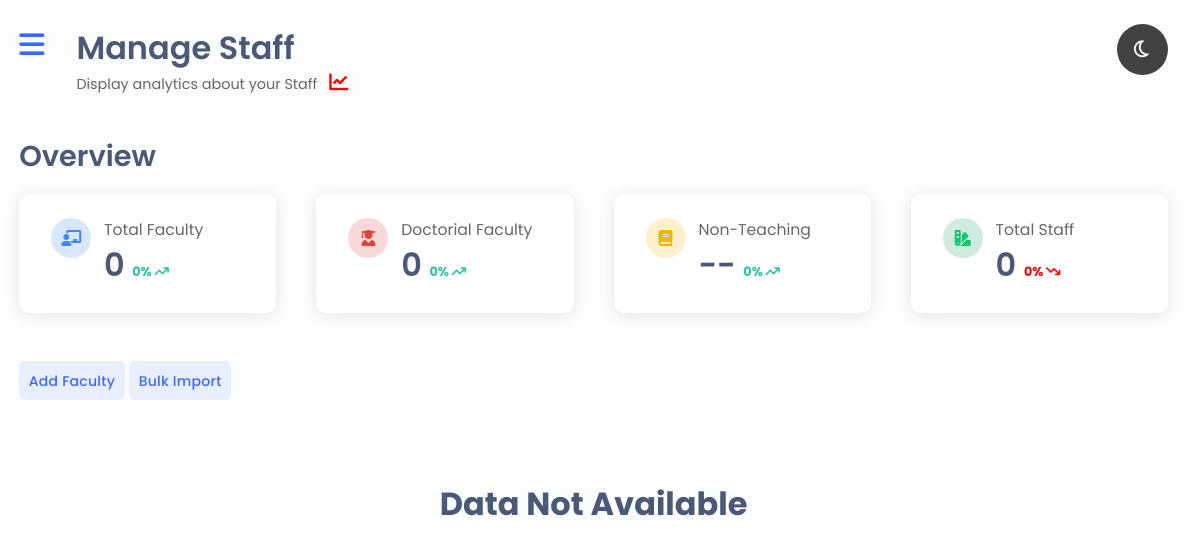
/staff/manage_staff/, run on an earlier commit of the app's database.
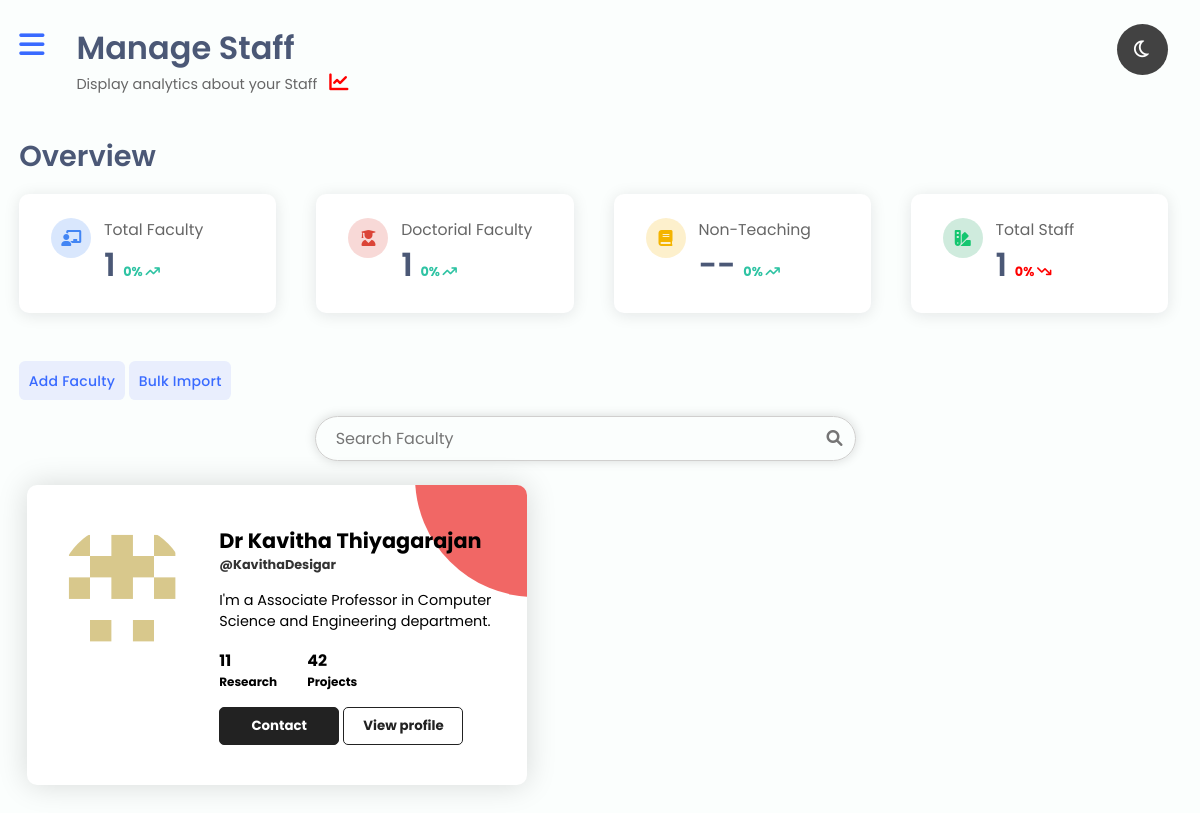
And on a later commit of the database.
### akira_apps/staff/models.py (models this page shows, shortened)
class Staff(models.Model):
    BRANCH_CHOICES = [
        ("","Branch Name"),
        ("Computer Science and Engineering","Computer Science and Engineering"),
        ("Aerospace/aeronautical Engineering","Aerospace/aeronautical Engineering"),
        ("Chemical Engineering","Chemical Engineering"),
        ("Civil Engineering","Civil Engineering"),
        ("Electronics and Communications Engineering","Electronics and Communications Engineering"),
        ("Electrical and Electronics Engineering","Electrical and Electronics Engineering"),
        ("Petroleum Engineering","Petroleum Engineering"),
        ("Bio Technology","Bio Technology"),
        ("Mechanical Engineering","Mechanical Engineering"),
    ]
    id = models.UUIDField(primary_key = True, unique = True, default = uuid.uuid4, editable = False)
    user = models.OneToOneField(User, unique=True, on_delete = models.CASCADE)
    name_prefix = models.CharField(max_length = 10, blank = True, null = True)
    gender = models.CharField(max_length=14, choices = GENDER_CHOICES, default=1)
    date_of_birth = models.DateField(default='1975-01-01')
    door_no = models.CharField(max_length=100, default="A-BCD, On Earth")
    zip_code = models.CharField(max_length=8, default="123456")
    city_name = models.CharField(max_length=50, default="Vijayawada")
    state_name = models.CharField(max_length=50, default="Andhra Pradesh")
    country_name = models.CharField(max_length=50, default="India")
    profile_pic = models.ImageField(null=True, blank=True, upload_to='staffs/')
    current_medical_issue = models.TextField(max_length=50)
    blood_group = models.CharField(max_length=18, choices = BLOOD_GROUP_CHOICES, default=1)
    branch = models.CharField(max_length = 50, choices = BRANCH_CHOICES, default=1)
    created_at = models.DateTimeField(auto_now_add=True)
    class Meta:
        ordering = ["created_at"]

### akira_apps/staff/views.py (the view)
# urls.py: path('manage_staff/', views.manage_staff, name = 'manage_staff'),
def manage_staff(request):
    staffs = Staff.objects.all()
    doctorial_faculty = Staff.objects.filter(name_prefix='Dr')
    courses = CourseMC.objects.all()
    context = {
        "staffs":staffs,
        "doctorial_faculty":doctorial_faculty,
        "courses":courses,
    }
    return render(request, 'staff/staff_templates/manage_staff/manage_faculty.html', context)

### akira_apps/staff/templatetags/user_group.py (called while the page is built)
@register.filter
def user_group(value):
    user = User.objects.get(username=value)
    groupList = ', '.join(map(str, user.groups.all()))
    return groupList

### akira_apps/staff/templates/staff/staff_templates/manage_staff/manage_faculty.html (shortened to what this page needs)
{% extends 'side_panel-navbar_dashboard.html' %}
{% load static %}
{% load user_group %}
{% block content %}
{% block analytics-text %}
<h1>Manage Staff</h1>
<p>Display analytics about your Staff <span class="fas fa-chart-line"></span> </p>
{% endblock %}
{% block analytic-overview %}
<section>
  <h3 class="section-head">Overview</h3>
</section>
<div class="analytics">
  <div class="analytic">
      <div class="analytic-icon">
          <span class="fas fa-chalkboard-teacher"></span>
      </div>
      <div class="analytic-info">
          <h4>Total Faculty</h4>
          <h1>{{ staffs|length }} <small class="text-success">0% <i class="fa-solid fa-arrow-trend-up"></i></small></h1>
      </div>
  </div>
  <div class="analytic">
    <div class="analytic-icon">
        <span class="fas fa-user-graduate"></span>
    </div>
    <div class="analytic-info">
        <h4>Doctorial Faculty</h4>
        <h1>{{ doctorial_faculty|length }} <small class="text-success">0% <i class="fa-solid fa-arrow-trend-up"></i></small></h1>
    </div>
  </div>
  <div class="analytic">
      <div class="analytic-icon">
          <span class="fas fa-book"></span>
      </div>
      <div class="analytic-info">
          <h4>Non-Teaching</h4>
          <h1>-- <small class="text-success">0% <i class="fa-solid fa-arrow-trend-up"></i></small></h1>
      </div>
  </div>
  <div class="analytic">
    <div class="analytic-icon">
        <span class="fas fa-swatchbook"></span>
    </div>
    <div class="analytic-info">
        <h4>Total Staff</h4>
        <h1>{{ staffs|length }} <small class="text-danger">0% <i class="fa-solid fa-arrow-trend-down"></i></small></h1>
    </div>
  </div>
</div>
{% endblock %}
{% block manage-faculty %}
<button onClick='window.location="{% url 'add_staff' %}"' class="add-faculty">Add Faculty</button>
<button id="showFormBulkImport" class="add-faculty">Bulk Import</button>
{% if staffs %}
<div class="search-box-container">
  <form method="post" action="" class="form-elements">
    <input type="text" name="search-faculty" id="search-bar" placeholder="Search Faculty" autocomplete="off" required>
    <button type="submit" class="search-icon"><i class="fa-solid fa-magnifying-glass"></i></button>
  </form>
</div>
<div class="list-all-faculty">
  {% for staff in staffs %}
  <div class="staff-profile-card"
  {% if staff.user|user_group == "Head of the Department" %}
  style="--card-top-color: #4172f5aa;"
  {% elif staff.name_prefix == "Dr" %}
  style="--card-top-color: #ef5350e0;"
  {% else %}
  style="--card-top-color: #14c66fab;"
  {% endif %}
  >
    <div class="staff-profile-img">
      <img
        {% if not staff.profile_pic %}
        src="{% get_static_prefix %}Default User Profile Photo/{{staff.user.first_name|capfirst|first}}.png"
        {% else %}
        src="{{ staff.profile_pic.url }}"
        {% endif %}
        alt="staff Profile Pic">
    </div>
    <div class="staff-profile-infos">
      <div class="staff-profile-name">
        <h2>{{ staff.name_prefix }} {{ staff.user.first_name|title }} {{ staff.user.last_name|title }}</h2>
        <h4>@{{ staff.user.username }}</h4>
      </div>
      <p class="staff-profile-text">
        I'm {% if staff.user|user_group == "Head of the Department" %} the {% else %} a {% endif %} {{ staff.user|user_group }} in {{ staff.branch }} department.
      </p>
      <ul class="staff-profile-stats">
        <li>
          <h3>11</h3>
          <h4>Research</h4>
        </li>
        <li>
          <h3>42</h3>
          <h4>Projects</h4>
        </li>
      </ul>
      <div class="staff-profile-links">
        <button class="staff-profile-follow">Contact</button>
        <button class="staff-profile-view" onclick="document.location='{% url 'view_staff' staff.user.username %}'">View profile</button>
      </div>
    </div>
  </div>
  {% endfor %}
</div>
{% else %}
<h1 style="text-align: center; margin-top: 5rem; color: var(--large-text-color);">Data Not Available</h1>
{% endif %}
{% endblock %}
{% endblock %}

### templates/side_panel-navbar_dashboard.html (shortened to what this page needs)
{% load static %}
{% load user_group %}
<!DOCTYPE html>
<html lang="en">
<head>
    <link rel="stylesheet" href="{% static 'styles/dashboard.css' %}">
    <link href="{% static 'fontawesome/css/all.css' %}" rel="stylesheet">
    <link href="{% static 'fontawesome/css/fontawesome.css' %}" rel="stylesheet">
    <link href="{% static 'fontawesome/css/brands.css' %}" rel="stylesheet">
    <link href="{% static 'fontawesome/css/solid.css' %}" rel="stylesheet">
</head>
<body>
    {% include 'messages.html' %}
    {% include 'check_internet_connection.html' %}
    <div class="main-content">
        <header>
            <div class="header-title-wrapper">
                <label for="menu-toggle">
                    <span class="fas fa-bars pointer-cursor"></span>
                </label>
                <div class="header-title">
                    {% block analytics-text %}{% endblock %}
                </div>
            </div>
            <div class="header-action">
                <button  class="btn btn-main theme-animation" id="dark-mode-toggle">
                    <span id="theme"></span>
                </button>
            </div>
        </header>
        <main>
            {% block analytic-overview %}{% endblock %}
            {% block manage-faculty %} {% endblock %}
        </main>
    </div>
</body>
</html>

### templates/messages.html (shortened to what this page needs)
{% load static %}
<!DOCTYPE html>
<html lang="en">
<head>
    <link href="{% static 'toastr_files/toastr.min.css' %}" rel="stylesheet"/>
</head>
<body>
</body>
</html>

### templates/check_internet_connection.html (shortened to what this page needs)
<!DOCTYPE html>
<html lang="en">
<head>
</head>
<body>
</body>
</html>

What changed in the data, as far as the page shows it:
added Staff: name_prefix "Dr", user.first_name "Kavitha Thiyagarajan", user.username "KavithaDesigar", user|user_group "Associate Professor", branch "Computer Science and Engineering"
Also different on the page:
{{ staffs|length }}: "0" → "1"
{{ doctorial_faculty|length }}: "0" → "1"
text no longer shown: "Data Not Available"
